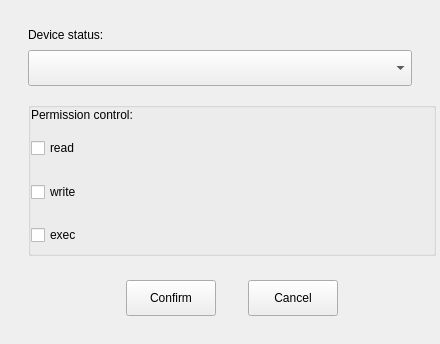
<?xml version="1.0" encoding="UTF-8"?>
<ui version="4.0">
 <class>DevicePermission</class>
 <widget class="QWidget" name="DevicePermission">
  <property name="geometry">
   <rect>
    <x>0</x>
    <y>0</y>
    <width>440</width>
    <height>344</height>
   </rect>
  </property>
  <property name="sizePolicy">
   <sizepolicy hsizetype="Fixed" vsizetype="Fixed">
    <horstretch>0</horstretch>
    <verstretch>0</verstretch>
   </sizepolicy>
  </property>
  <property name="minimumSize">
   <size>
    <width>440</width>
    <height>344</height>
   </size>
  </property>
  <property name="maximumSize">
   <size>
    <width>440</width>
    <height>344</height>
   </size>
  </property>
  <property name="windowTitle">
   <string>Form</string>
  </property>
  <layout class="QVBoxLayout" name="verticalLayout_4">
   <property name="spacing">
    <number>0</number>
   </property>
   <property name="leftMargin">
    <number>4</number>
   </property>
   <property name="topMargin">
    <number>4</number>
   </property>
   <property name="rightMargin">
    <number>4</number>
   </property>
   <property name="bottomMargin">
    <number>4</number>
   </property>
   <item>
    <widget class="QWidget" name="m_content" native="true">
     <layout class="QVBoxLayout" name="verticalLayout_3">
      <property name="spacing">
       <number>16</number>
      </property>
      <property name="leftMargin">
       <number>24</number>
      </property>
      <property name="topMargin">
       <number>24</number>
      </property>
      <property name="rightMargin">
       <number>0</number>
      </property>
      <property name="bottomMargin">
       <number>24</number>
      </property>
      <item>
       <layout class="QVBoxLayout" name="verticalLayout">
        <property name="spacing">
         <number>8</number>
        </property>
        <item>
         <widget class="QLabel" name="label">
          <property name="text">
           <string>Device status:</string>
          </property>
         </widget>
        </item>
        <item>
         <widget class="QComboBox" name="m_status">
          <property name="minimumSize">
           <size>
            <width>384</width>
            <height>36</height>
           </size>
          </property>
          <property name="maximumSize">
           <size>
            <width>384</width>
            <height>36</height>
           </size>
          </property>
         </widget>
        </item>
       </layout>
      </item>
      <item>
       <widget class="QGroupBox" name="m_groupBox">
        <property name="checked">
         <bool>false</bool>
        </property>
        <layout class="QVBoxLayout" name="verticalLayout_2">
         <property name="spacing">
          <number>8</number>
         </property>
         <property name="leftMargin">
          <number>0</number>
         </property>
         <property name="topMargin">
          <number>0</number>
         </property>
         <property name="rightMargin">
          <number>0</number>
         </property>
         <property name="bottomMargin">
          <number>0</number>
         </property>
         <item>
          <widget class="QLabel" name="label_2">
           <property name="text">
            <string>Permission control:</string>
           </property>
          </widget>
         </item>
         <item>
          <widget class="QCheckBox" name="m_read">
           <property name="minimumSize">
            <size>
             <width>384</width>
             <height>36</height>
            </size>
           </property>
           <property name="maximumSize">
            <size>
             <width>384</width>
             <height>36</height>
            </size>
           </property>
           <property name="text">
            <string>read</string>
           </property>
          </widget>
         </item>
         <item>
          <widget class="QCheckBox" name="m_write">
           <property name="minimumSize">
            <size>
             <width>384</width>
             <height>36</height>
            </size>
           </property>
           <property name="maximumSize">
            <size>
             <width>384</width>
             <height>36</height>
            </size>
           </property>
           <property name="text">
            <string>write</string>
           </property>
          </widget>
         </item>
         <item>
          <widget class="QCheckBox" name="m_exec">
           <property name="minimumSize">
            <size>
             <width>384</width>
             <height>36</height>
            </size>
           </property>
           <property name="maximumSize">
            <size>
             <width>384</width>
             <height>36</height>
            </size>
           </property>
           <property name="text">
            <string>exec</string>
           </property>
          </widget>
         </item>
        </layout>
       </widget>
      </item>
      <item>
       <spacer name="verticalSpacer">
        <property name="orientation">
         <enum>Qt::Vertical</enum>
        </property>
        <property name="sizeHint" stdset="0">
         <size>
          <width>20</width>
          <height>40</height>
         </size>
        </property>
       </spacer>
      </item>
      <item>
       <layout class="QHBoxLayout" name="horizontalLayout">
        <property name="spacing">
         <number>32</number>
        </property>
        <property name="topMargin">
         <number>8</number>
        </property>
        <item>
         <spacer name="horizontalSpacer">
          <property name="orientation">
           <enum>Qt::Horizontal</enum>
          </property>
          <property name="sizeHint" stdset="0">
           <size>
            <width>40</width>
            <height>20</height>
           </size>
          </property>
         </spacer>
        </item>
        <item>
         <widget class="QPushButton" name="m_confirm">
          <property name="minimumSize">
           <size>
            <width>90</width>
            <height>36</height>
           </size>
          </property>
          <property name="maximumSize">
           <size>
            <width>90</width>
            <height>36</height>
           </size>
          </property>
          <property name="text">
           <string>Confirm</string>
          </property>
         </widget>
        </item>
        <item>
         <widget class="QPushButton" name="m_cancel">
          <property name="minimumSize">
           <size>
            <width>90</width>
            <height>36</height>
           </size>
          </property>
          <property name="maximumSize">
           <size>
            <width>90</width>
            <height>36</height>
           </size>
          </property>
          <property name="text">
           <string>Cancel</string>
          </property>
         </widget>
        </item>
        <item>
         <spacer name="horizontalSpacer_2">
          <property name="orientation">
           <enum>Qt::Horizontal</enum>
          </property>
          <property name="sizeHint" stdset="0">
           <size>
            <width>40</width>
            <height>20</height>
           </size>
          </property>
         </spacer>
        </item>
       </layout>
      </item>
     </layout>
    </widget>
   </item>
  </layout>
 </widget>
 <resources/>
 <connections/>
</ui>
